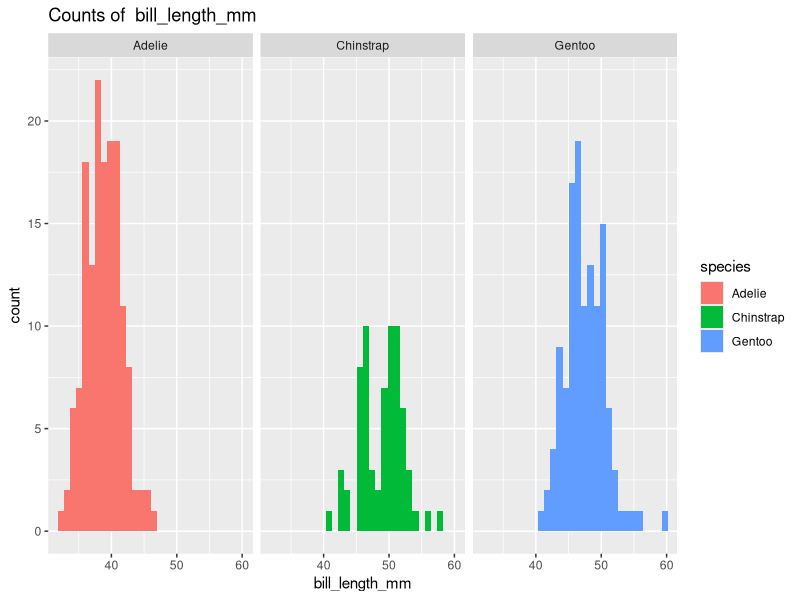
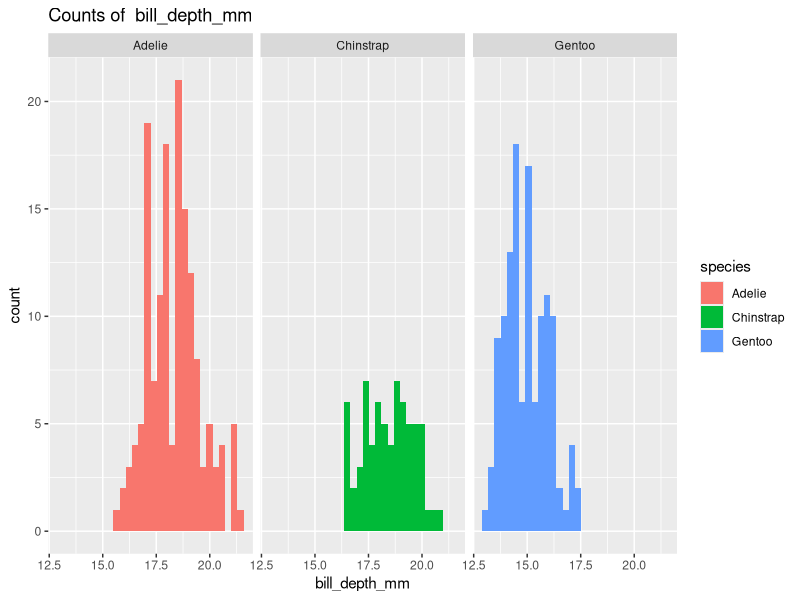
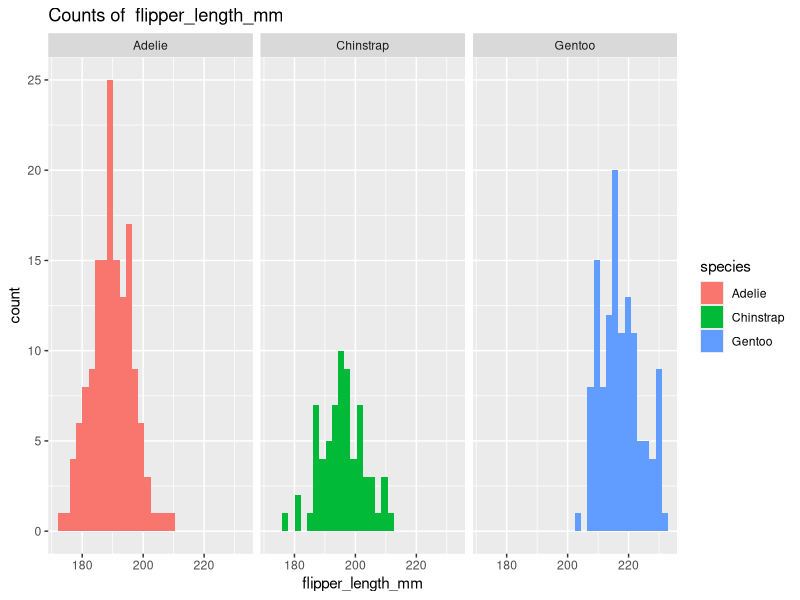
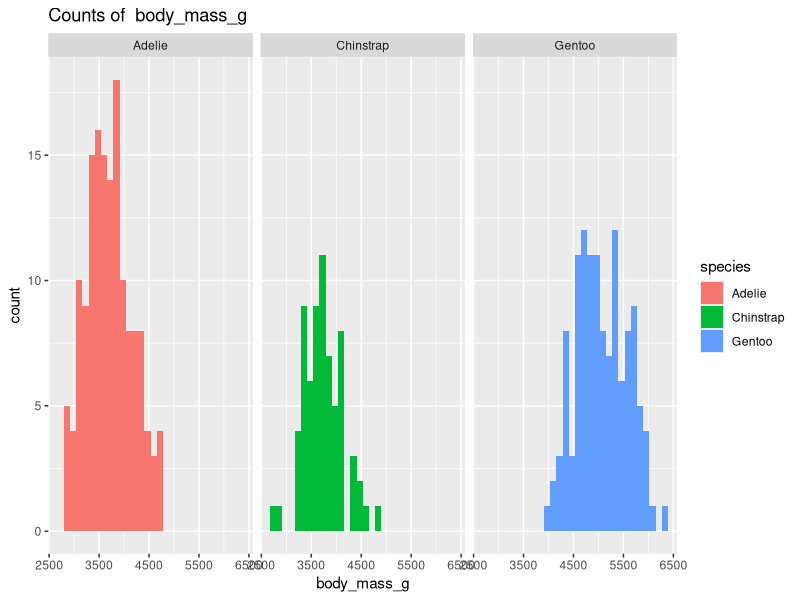

Here is the R script that generated these plots, in order:
# ============================================================================
# Author: Kelli Sugai 
# Course: PHB 228 Statistical Computing 
# Assignment: Homework 2 
# Date: 4/11/2025 
# The purpose of this script is to practice working with data structures, 
# mapping, and memory management. 
# ============================================================================

# *** PART 1: VERSION CONTROL SETUP 
repoLocation <- "https://github.com/kellisugai/hw2_sugai.git" 

# Load required packages. 
library(palmerpenguins)
library(dplyr)
library(ggplot2)
library(purrr)

# *** PART 2: DATA STRUCTURES
# -----------------------------------------------------------------------------
# 1. List Operations 
# -----------------------------------------------------------------------------

# Extract unique species from penguins data set.
data(penguins) # Load penguins data set. 
(species <- unique(penguins[1])) # Extract unique species. 

# Create a list where each element contains data for one species.
speciesData <- penguins %>%
  split(.$species)
names(speciesData)

# Add an attribute to each list element showing the sample size. 
sampleSize <- sapply(speciesData, nrow) # Get sample size for each species. 
attr(speciesData, "sample_size") <- sampleSize

# Demonstrate how to access the sample size attribute. 
attributes(speciesData)

# -----------------------------------------------------------------------------
# 2. Matrix vs. Data Frame
# -----------------------------------------------------------------------------

# Create a matrix containing only the numeric measurements from the penguins
# data set (bill length, bill depth, flipper length, body mass). 
  
# Change data type of year column so it won't be included. 
penguins$year <- as.character(as.factor(penguins$year))

# Select columns of penguins data set where type is numeric, store in a matrix.
numberPenguin <- as.matrix(select(penguins, where(is.numeric)))

# Check if type is correct. 
is.matrix(numberPenguin) # = TRUE, is a matrix.  

# Perform the same operation as a data frame. 
numbersDf <- data.frame(select(penguins, where(is.numeric)))

# Compare the results and explain any differences. 
head(numberPenguin)
head(numbersDf)
# While these look extremely similar, you'll notice that they are different if 
# you look at their type. 
typeof(numberPenguin)
typeof(numbersDf)
# The matrix is of type "double", while the data frame is a "list". This is 
# because a matrix is a 2-dimensional vector, and can only be of one type. 
# In our case, the type is double, so the entire matrix has a type "double". 
# By contrast, a data frame is a list of columns. 

# Describe when you would prefer each data structure (2-3 sentences). 
# A matrix is good when all of the data is the same type. A data frame is good 
# if you want to have multiple types of data. Additionally, it is easy to
# access variables of a data frame using the $ operator. I prefer to use 
# the data frame for most data analysis. 

# -----------------------------------------------------------------------------
# 3. Copy-on-Modify 
# -----------------------------------------------------------------------------

# Create a vector x with values 1:5. 
x <- 1:5

# Create a reference y pointing to the same vector. 
y <- x

# Modify y and explain what happens to x. 
y <- 1:3
print(y) # 1 2 3 
print(x) # 1 2 3 4 5 
# While y is modified, x remains unchanged. 

# Explain how this behavior differs from languages like Python or Java. 
# In Python, assigning one variable to another does not automatically create 
# a copy. Instead, they both point to the same location where the information 
# is stored. Because of this, modifying the new variable will modify the old 
# one as well. By contrast, in R, when you modify the new variable it will 
# automatically make a copy -- leaving the original variable unchanged. 

# *** PART 3: MAP FUNCTIONS 
# -----------------------------------------------------------------------------
# 4. Base R Apply Functions 
# -----------------------------------------------------------------------------

# Use lapply() to calculate the mean of each numeric variable in the 
# penguins data set (excluding NA's). 
(lMeans <- lapply(numbersDf, mean, na.rm = T))

# Use tapply() to find the mean body mass by species. 
(massSpecies <- tapply(
  X = penguins$body_mass_g,
  INDEX = penguins$species,
  FUN = function(x) mean(x, na.rm = TRUE)
)) 

# Use tapply() again to find the mean body mass by both species and sex. 
(massTwo <- tapply(
  X = penguins$body_mass_g, 
  INDEX = list(penguins$species, penguins$sex), 
  FUN = function(x) mean(x, na.rm = TRUE)
))

# Compare the output types from each function (1-2 sentences). 
typeof(lMeans) # "list" 
typeof(massSpecies) # "double" 
typeof(massTwo) # "double"

# The output of lapply() is always a list, but the output of tapply() is
# dependent on the input and the grouping factor. 

# -----------------------------------------------------------------------------
# 5. Purrr Map Functions 
# -----------------------------------------------------------------------------

# Rewrite the first task from question 4 using map_dbl(). 
(dblMeans <- map_dbl(.x = numbersDf, .f = mean, na.rm = T))

# Use map2() to calculate the ratio of bill length to bill depth
# for each species. 
(bill_ratio <- map2_dbl(
  .x = map(speciesData, "bill_length_mm"),
  .y = map(speciesData, "bill_depth_mm"),
  .f = ~ mean(.x / .y, na.rm = TRUE)
))

attr(speciesData, "bill_ratio") <- bill_ratio # Add as an attribute to our list. 
attributes(speciesData)

# Create a list where each element contains a different statistic 
# (mean, median, sd) for each measurement variable. 

listVariables <- c(penguins[,3:6]) # Make list of measurement variables. 
(summaryPenguin <- map(
  listVariables,
  ~list(
    mean = mean(.x, na.rm = T), 
    median = median(.x, na.rm = T), 
    sd = sd(.x, na.rm = T)
  )
))

# Explain which approach you prefer (base R vs purrr) and why (2-3 sentences). 

# Personally, I prefer the base R approach. This is because the arguments of 
# the apply() functions are easy for me to understand. Purrr is very similar, 
# but I don't find map() to be as intuitive. 


# -----------------------------------------------------------------------------
# 6. Practical Applications 
# -----------------------------------------------------------------------------

# Use the map pattern to create a separate histogram for each numeric variable 
# in the penguins data set. Each histogram should:
  # – Have an appropriate title based on the variable name
  # – Use faceting to show separate histograms by species
  # – Use a color palette that distinguishes between species
(histogramPenguin <- map2(
  .x = listVariables, # Numeric variables. 
  .y = names(listVariables), # Variable names. 
  .f = function(variable, namesOf){
      ggplot(data = penguins, 
             mapping = aes(x = .data[[namesOf]], fill = species)) + 
      geom_histogram() + 
      facet_wrap(~species) + 
      labs(title = paste("Counts of ", namesOf))
      }
  ))

# Write a brief explanation (2-3 sentences) of how this approach is more
# efficient than writing separate code for each plot. 

# This is more efficient than writing separate code for each plot because it 
# allows me to repeat the same settings of the plot without needing to 
# actually rewrite the code. If I had done this separately, it would have taken 
# 3 times as many lines of code. 


